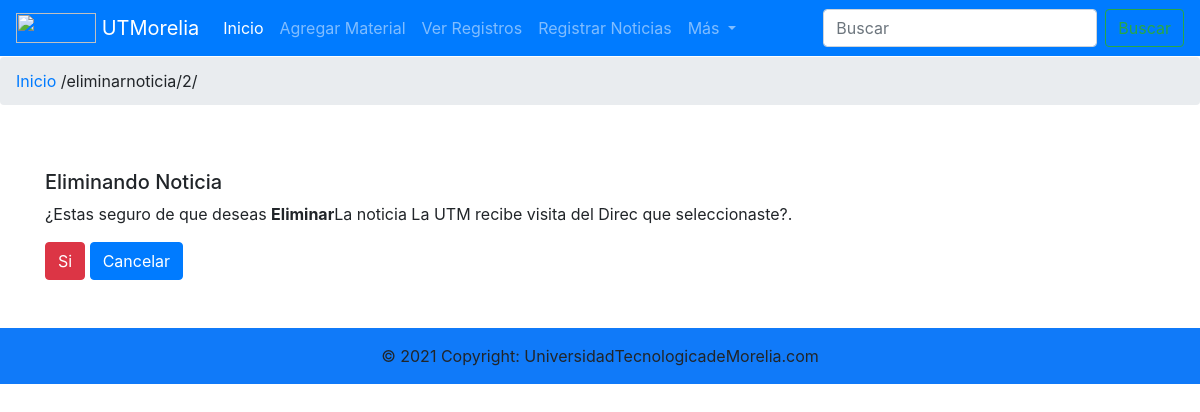
The page /eliminarnoticia/2/ on the database as committed earlier.
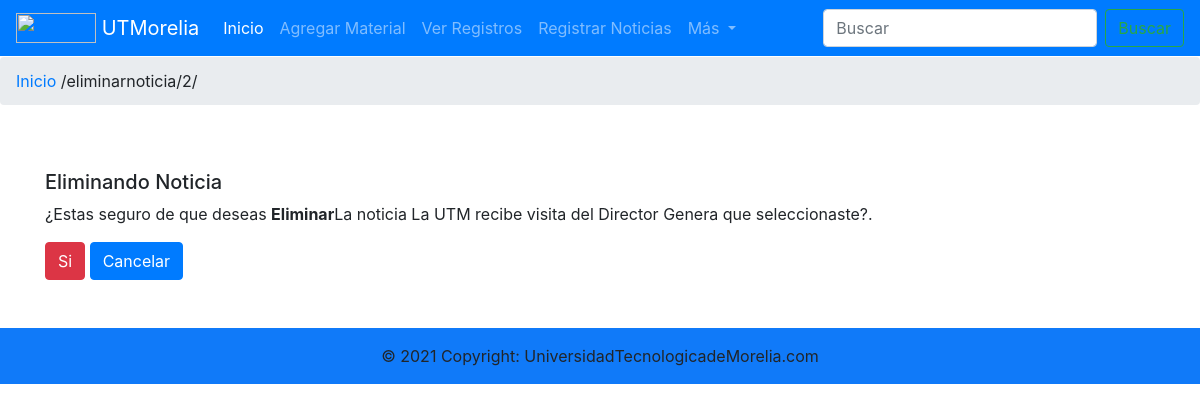
The same page on the database as committed later.
### administrar/models.py (models this page shows, shortened)
class noticias(models.Model): #Define la estructura de nuestra tabla
    titulo = models.CharField(max_length=60,verbose_name="Nombre") #Texto largo
    descripcion = models.TextField(verbose_name="Descripcion")
    imagen = models.ImageField(null=True,upload_to="fotosnoticias",verbose_name="Fotografia")
    created = models.DateTimeField(auto_now_add=True) #Fecha y tiempo
    updated = models.DateTimeField(auto_now_add=True)
    class Meta:
        verbose_name = "Noticia"
        verbose_name_plural = "Noticias"
        ordering = ["-created"]

### administrar/views.py (the view)
# urls.py: path('eliminarnoticia/<int:id>/', views.EliminarNoticia, name='EliminarNoticia'),
def EliminarNoticia(request, id, confirmacion='administrar/confirmarEliminacionNoticia.html'):
    comentario = get_object_or_404(noticias, id=id)
    if request.method=='POST':
        comentario.delete()
        noticia=noticias.objects.all()
        return render(request,"administrar/principal.html",{'noticias':noticia})
    return render(request, confirmacion, {'object':comentario})

### administrar/templates/administrar/confirmarEliminacionNoticia.html (shortened to what this page needs)
{% extends "administrar/encabezado.html" %}
{% block contenido %}
<div class="container">
    <div class="py-5">
<form method="POST">
    <div class="callout callout-danger">
    <h5>Eliminando Noticia</h5>
    <p>¿Estas seguro de que deseas <strong>Eliminar</strong>La noticia  {{object.titulo}} que seleccionaste?.</p>
    </div>
    <button type="submit" class="btn btn-danger">Si</button>
    <a href="{%url 'Principal'%}" class="btn btn-primary">Cancelar</a>
    </form>
    </div>
</div>
{% endblock %}

Rows that differ between the two databases and show on the page:
changed noticias: titulo "La UTM recibe visita del Direc" → "La UTM recibe visita del Director Genera"
